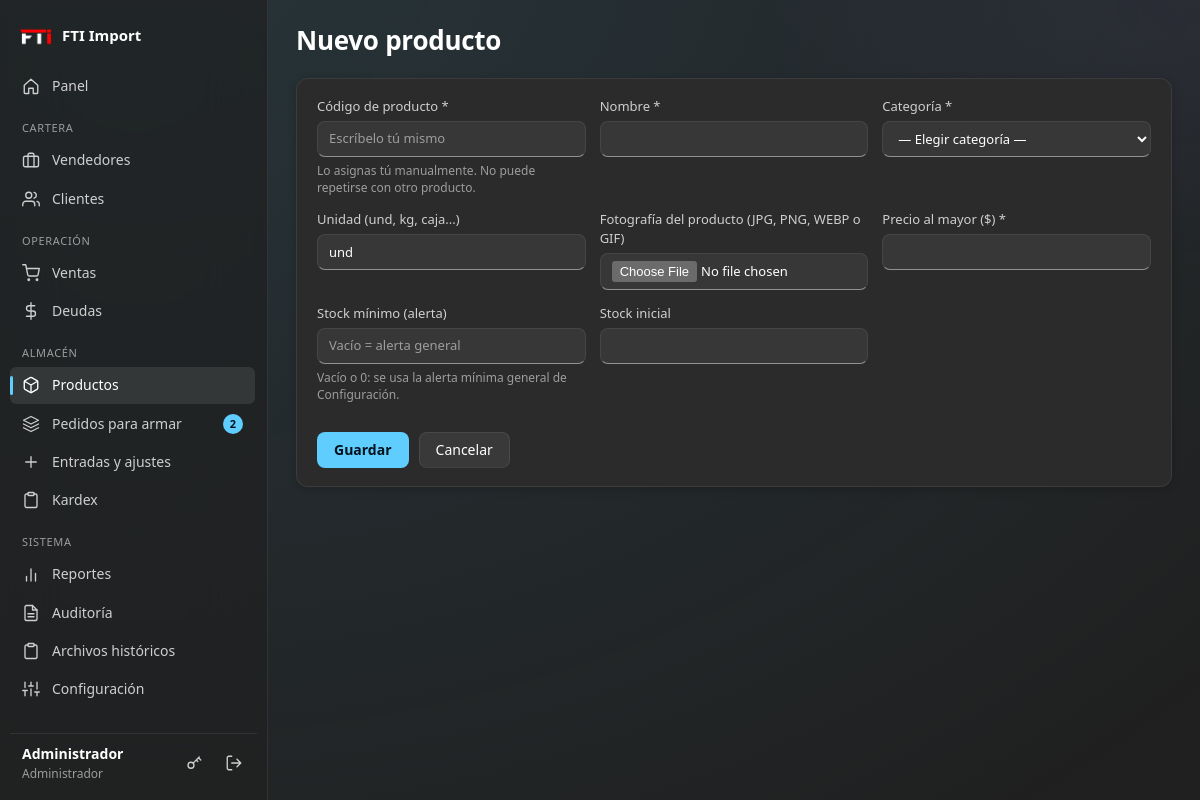
Screenshot of /productos/nuevo (signed in) with the database file from the repository.
### tables this page shows
CREATE TABLE configuracion (
    clave TEXT PRIMARY KEY,
    valor TEXT
);

CREATE TABLE usuarios (
    id         INTEGER PRIMARY KEY AUTOINCREMENT,
    usuario    TEXT NOT NULL UNIQUE,
    nombre     TEXT NOT NULL,
    clave_hash TEXT NOT NULL,
    rol        TEXT NOT NULL CHECK (rol IN ('admin', 'vendedor')),
    telefono   TEXT DEFAULT '',
    email      TEXT DEFAULT '',
    activo     INTEGER NOT NULL DEFAULT 1,
    creado     TEXT NOT NULL,
    -- Tipo de vendedor: 'especial' elige detal/mayor y USD/Bs; 'normal' solo vende al mayor en USD.
    tipo_vendedor TEXT NOT NULL DEFAULT 'normal' CHECK (tipo_vendedor IN ('especial', 'normal'))
);

### routes/catalogo.py (the view, shortened to what this page needs)
@bp.route("/productos/nuevo", methods=["GET", "POST"])
@roles_required("admin")
def producto_nuevo():
    cats = query("SELECT * FROM categorias WHERE activo=1 ORDER BY nombre")
    return render_template("productos/form.html", p={"unidad": "und"}, categorias=cats, nuevo=True)

### db.py (called while the page is built)
def query(sql, args=(), one=False):
    rows = get_db().execute(sql, args).fetchall()
    if one:
        return rows[0] if rows else None
    return rows

### services.py (called while the page is built)
def get_config(clave, defecto=""):
    fila = query("SELECT valor FROM configuracion WHERE clave = ?", (clave,), one=True)
    return fila["valor"] if fila and fila["valor"] is not None else defecto

def stock_alerta_defecto():
    return max(to_float(get_config("stock_alerta_defecto", "10"), 10.0), 0.0)

def productos_en_alerta(limite=None):
    sql = ("SELECT id, codigo, nombre, stock, unidad, " + SQL_MINIMO_EFECTIVO + " AS minimo "
           "FROM productos WHERE activo = 1 AND stock <= " + SQL_MINIMO_EFECTIVO + " ORDER BY stock ASC")
    d = stock_alerta_defecto()
    args = [d, d]
    if limite:
        sql += " LIMIT ?"
        args.append(limite)
    return query(sql, args)

def armado_desde_venta():
    return to_int(get_config("armado_desde_venta", "0"))

def contar_por_armar(usuario):
    desde = armado_desde_venta()
    if usuario["rol"] == "admin":
        pend = query("SELECT COUNT(*) AS n FROM armados a JOIN ventas v ON v.id=a.venta_id "
                     "WHERE a.estado='pendiente' AND v.estado='aprobada'", one=True)["n"]
        sin = query("SELECT COUNT(*) AS n FROM ventas v WHERE v.estado='aprobada' AND v.id > ? "
                    "AND NOT EXISTS (SELECT 1 FROM armados a WHERE a.venta_id=v.id)", (desde,), one=True)["n"]
        return pend + sin
    return query("SELECT COUNT(*) AS n FROM armados a JOIN ventas v ON v.id=a.venta_id "
                 "WHERE a.estado='pendiente' AND v.estado='aprobada' AND (a.asignado_a = ? OR a.asignado_a IS NULL)",
                 (usuario["id"],), one=True)["n"]

### utils.py (called while the page is built)
def _zona():
    return timezone(timedelta(hours=current_app.config.get("UTC_OFFSET_HORAS", -4)))

def hoy():
    return datetime.now(_zona()).strftime("%Y-%m-%d")

def to_float(valor, defecto=0.0):
    if valor is None:
        return defecto
    s = str(valor).strip().replace(" ", "")
    if not s:
        return defecto
    if "," in s and "." in s:
        s = s.replace(".", "").replace(",", ".")   # 1.234,50 -> 1234.50
    elif "," in s:
        s = s.replace(",", ".")
    try:
        return float(s)
    except ValueError:
        return defecto

def to_int(valor, defecto=0):
    try:
        return int(float(str(valor).strip()))
    except (ValueError, TypeError):
        return defecto

def csrf_field():
    return Markup(f'<input type="hidden" name="csrf_token" value="{csrf_token()}">')

### templates/productos/form.html (shortened to what this page needs)
{% extends 'base.html' %}
{% block titulo %}{{ 'Nuevo producto' if nuevo else 'Editar producto' }}{% endblock %}
{% block contenido %}
<form method="post" enctype="multipart/form-data" class="card form">
  <div class="cols">
    <label>Código de producto *<input name="codigo" value="{{ p.codigo or '' }}" required maxlength="40" autocomplete="off" placeholder="Escríbelo tú mismo"><small class="muted">Lo asignas tú manualmente. No puede repetirse con otro producto.</small></label>
    <label>Nombre *<input name="nombre" value="{{ p.nombre or '' }}" required></label>
    <label>Categoría *
      <select name="categoria_id" required>
        <option value="">— Elegir categoría —</option>
        {% for c in categorias %}<option value="{{ c.id }}" {{ 'selected' if (p.categoria_id|string) == (c.id|string) }}>{{ c.nombre }}</option>{% endfor %}</select>
      </label>
    <label>Unidad (und, kg, caja...)<input name="unidad" value="{{ p.unidad or 'und' }}"></label>
    <label>Fotografía del producto (JPG, PNG, WEBP o GIF)<input type="file" name="imagen" accept="image/jpeg,image/png,image/webp,image/gif"></label>
    <label>Precio al mayor ($) *<input type="number" data-decimal-input step="0.01" min="0" name="precio_mayor_usd" value="{{ p.precio_mayor_usd or '' }}" required></label>
    {% if g.user.rol == 'admin' %}<label>Stock mínimo (alerta)<input type="number" step="any" min="0" name="stock_minimo" value="{{ p.stock_minimo or '' }}" placeholder="Vacío = alerta general"><small class="muted">Vacío o 0: se usa la alerta mínima general de Configuración.</small></label>{% endif %}
    {% if nuevo %}<label>Stock inicial<input type="number" step="any" min="0" name="stock_inicial" value="{{ p.stock_inicial or '' }}"></label>{% endif %}
  </div>
  <div class="actions"><button class="btn primary">Guardar</button><a class="btn" href="{{ url_for('catalogo.productos') }}">Cancelar</a></div>
</form>
{% endblock %}

### templates/base.html (shortened to what this page needs)
{% from '_macros.html' import ico, flashes %}
<!doctype html>
<html lang="es">
<head>
  <link rel="stylesheet" href="{{ url_for('static', filename='css/style.css') }}">
</head>
<body>
{% if g.user %}
  {% set ep = request.endpoint or '' %}
  <div class="shell">
    <aside class="sidebar">
<div class="brand">
    <span class="brand-logo">
        <img src="{{ url_for('static', filename='logo.png') }}"
             alt="Logo de la empresa"
             class="logo-empresa">
    </span>
    <span class="brand-name">{{ empresa }}</span>
</div>      <nav class="nav">
        <a href="{{ url_for('panel.inicio') }}" class="{{ 'on' if ep == 'panel.inicio' }}">{{ ico('home') }}<span>Panel</span></a>
        {% if g.user.rol == 'admin' %}
          <div class="nav-group">Cartera</div>
          <a href="{{ url_for('admin.vendedores') }}" class="{{ 'on' if ep.startswith('admin.vendedor') }}">{{ ico('brief') }}<span>Vendedores</span></a>
          <a href="{{ url_for('clientes.lista') }}" class="{{ 'on' if ep.startswith('clientes.') }}">{{ ico('users') }}<span>Clientes</span></a>
          <div class="nav-group">Operación</div>
          <a href="{{ url_for('ventas.lista') }}" class="{{ 'on' if ep.startswith('ventas.') }}">{{ ico('cart') }}<span>Ventas</span>{% if n_pendientes %}<b class="pill">{{ n_pendientes }}</b>{% endif %}</a>
          <a href="{{ url_for('deudas.lista') }}" class="{{ 'on' if ep.startswith('deudas.') }}">{{ ico('dollar') }}<span>Deudas</span></a>
          <div class="nav-group">Almacén</div>
          <a href="{{ url_for('catalogo.productos') }}" class="{{ 'on' if ep in ('catalogo.productos','catalogo.producto_nuevo','catalogo.producto_editar','catalogo.categorias') }}">{{ ico('box') }}<span>Productos</span></a>
          <a href="{{ url_for('armados.lista') }}" class="{{ 'on' if ep.startswith('armados.') }}">{{ ico('layers') }}<span>Pedidos para armar</span>{% if n_por_armar %}<b class="pill" title="Pedidos pendientes o sin asignar">{{ n_por_armar }}</b>{% endif %}</a>
          <a href="{{ url_for('catalogo.movimiento') }}" class="{{ 'on' if ep == 'catalogo.movimiento' }}">{{ ico('plus') }}<span>Entradas y ajustes</span></a>
          <a href="{{ url_for('catalogo.kardex') }}" class="{{ 'on' if ep == 'catalogo.kardex' }}">{{ ico('clip') }}<span>Kardex</span></a>
          <div class="nav-group">Sistema</div>
          <a href="{{ url_for('admin.reportes') }}" class="{{ 'on' if ep == 'admin.reportes' }}">{{ ico('chart') }}<span>Reportes</span></a>
          <a href="{{ url_for('admin.auditoria') }}" class="{{ 'on' if ep == 'admin.auditoria' }}">{{ ico('file') }}<span>Auditoría</span></a>
          <a href="{{ url_for('admin.historiales') }}" class="{{ 'on' if ep.startswith('admin.historial') }}">{{ ico('clip') }}<span>Archivos históricos</span></a>
          <a href="{{ url_for('admin.configuracion') }}" class="{{ 'on' if ep == 'admin.configuracion' }}">{{ ico('sliders') }}<span>Configuración</span></a>
        {% endif %}
      </nav>
      <div class="user-box">
        <div class="user-info"><b>{{ g.user.nombre }}</b><small>{{ 'Administrador' if g.user.rol == 'admin' else ('Vendedor especial' if g.user.tipo_vendedor == 'especial' else 'Vendedor') }}</small></div>
        <a class="icon-btn" href="{{ url_for('auth.cuenta') }}" title="Cambiar clave">{{ ico('key') }}</a>
        <form method="post" action="{{ url_for('auth.logout') }}">{{ csrf_field() }}<button class="icon-btn" title="Cerrar sesión">{{ ico('logout') }}</button></form>
      </div>
    </aside>
    <main class="content">
      <header class="topbar">
        <h1>{% block titulo %}{% endblock %}</h1>
      </header>
      {% block contenido %}{% endblock %}
    </main>
  </div>
{% else %}
  <main class="auth">{{ flashes() }}{{ self.contenido() }}</main>
{% endif %}
</body>
</html>

### templates/base.html (style rules this page uses)
.brand-logo { background: transparent !important; border: none !important; box-shadow: none !important; }
.logo-empresa { width: 100%; height: 100%; object-fit: contain; display: block; }

### rows the page displays
configuracion: valor "FTI Import"
usuarios: user.nombre "Administrador", rol "Administrador"

### other values shown
{{ n_por_armar }} "2"
{{ 'Nuevo producto' if nuevo else 'Editar producto' }} "Nuevo producto"
